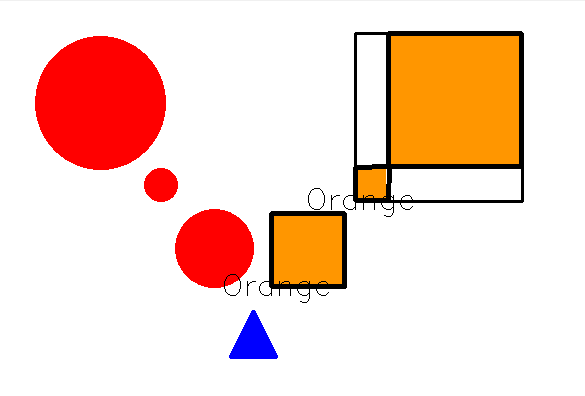
#> input picture issue.png, 585 x 396 px, given in place of test_image_1.png, which was not available
$ jupyter execute --allow-errors main.ipynb   (text cells are left out)
#> lines starting #> are read from the running program, lines starting #| are printed output that depends on the picture; after the words box and inside, x2 and y2 are one past the last pixel; in counts of white or black regions, pixels touching at a corner belong together; pictures that were not available may be replaced by others from this repository, and a replacement may not be noted
#> further down, img is the input picture: shape (396, 585, 3); mean B, G, R 202.8, 215.4, 246.7
[cell 1]
'''
*****************************************************************************************
*
*        		===============================================
*           		Berryminator (BM) Theme (eYRC 2021-22)
*        		===============================================
*
*  This script is to implement Task 1A of Berryminator(BM) Theme (eYRC 2021-22).
*
*  This software is made available on an "AS IS WHERE IS BASIS".
*  Licensee/end user indemnifies and will keep e-Yantra indemnified from
*  any and all claim(s) that emanate from the use of the Software or
*  breach of the terms of this agreement.
*
*****************************************************************************************
'''

# Team ID:			BM_1424
# Author List:		Uzma Khan, Shairin Meraj, Abbas Haider, Faizan Choudhary
# Filename:			task_1a.py
# Functions:		detect_shapes, get_labeled_image,
# 					[ Comma separated list of functions in this file ]


####################### IMPORT MODULES #######################
## You are not allowed to make any changes in this section. ##
## You have to implement this task with the three available ##
## modules for this task (numpy, opencv, os)                ##
##############################################################
import cv2
import numpy as np
import os
##############################################################

################# ADD UTILITY FUNCTIONS HERE #################

def centroid(contour):
    """
    Purpose:
    ---
    This function takes contour as an argument and returns a list containing
    the x and y values of the centroid

    Input Arguments:
    ---
    `contour` : [ numpy array ]
            numpy array of (x, y) coordinates of boundary points of the object.

    Returns:
    ---
    `centroid` : [ list ]
            list of (x,y) coordinates of the centroid of contours
    """

    centroid = []

    M = cv2.moments(contour)
    if M['m00'] != 0.0:
        cx = int(M['m10']/M['m00'])
        cy = int(M['m01']/M['m00'])

        centroid.append((cx,cy))

    return centroid


def colors_detected(img):
    """
    Purpose:
    ---
    This function takes the image as argument and returns a dictionary
    denoting the color of the shapes in the image.

    Input Arguments:
    ---
    `img` : [ numpy array ]
            numpy array of image returned by cv2 library

    Returns:
    ---
    `detected_colors` : {dictionary}
            dictionary containing details of colors present in image
    """

    detected_colors = {}

    # Convert BGR to HSV
    hsv_frame = cv2.cvtColor(img, cv2.COLOR_BGR2HSV)

    # defining color ranges

    # red color range
    low_red = np.array([0, 150, 50], np.uint8)
    high_red = np.array([10, 255, 255], np.uint8)
    red_mask = cv2.inRange(hsv_frame, low_red, high_red)

    # blue color range
    low_blue = np.array([94, 80, 2], np.uint8)
    high_blue = np.array([126, 255, 255], np.uint8)
    blue_mask = cv2.inRange(hsv_frame, low_blue, high_blue)

    # green color range
    low_green = np.array([36, 25, 25], np.uint8)
    high_green = np.array([70, 255, 255], np.uint8)
    green_mask = cv2.inRange(hsv_frame, low_green, high_green)

    # orange color range
    low_orange = np.array([15, 150, 50], np.uint8)
    high_orange = np.array([25, 255, 255], np.uint8)
    orange_mask = cv2.inRange(hsv_frame, low_orange, high_orange)

    # Morphological Transform: Dilation, to remove noises from the images and performing bitwise_and function to specifically detect a particular color.

    kernal = np.ones((6, 6), "uint8")

    # For red color
    red_mask = cv2.dilate(red_mask, kernal)

    # For green color
    green_mask = cv2.dilate(green_mask, kernal)

    # For blue color
    blue_mask = cv2.dilate(blue_mask, kernal)

    # For orange color
    orange_mask = cv2.dilate(orange_mask, kernal)

    # Contours for color detection

    # Creating contour to track red color
    red_contours, _ = cv2.findContours(red_mask, cv2.RETR_TREE, cv2.CHAIN_APPROX_SIMPLE)

    # Creating contour to track green color
    green_contours, _ = cv2.findContours(green_mask, cv2.RETR_TREE, cv2.CHAIN_APPROX_SIMPLE)

    # Creating contour to track blue color
    blue_contours, _ = cv2.findContours(blue_mask, cv2.RETR_TREE, cv2.CHAIN_APPROX_SIMPLE)

    # Creating contour to track orange color
    orange_contours, _ = cv2.findContours(orange_mask, cv2.RETR_TREE, cv2.CHAIN_APPROX_SIMPLE)

    # RED
    for contour in red_contours:
        area = cv2.contourArea(contour)
        if(area > 300):
            centroids = centroid(contour)

            # centroid
            cx = centroids[0][0]
            cy = centroids[0][1]

            detected_colors[cx,cy] = ['Red']

    #GREEN
    for contour in green_contours:
        area = cv2.contourArea(contour)
        if(area > 300):
            centroids = centroid(contour)

            # centroid
            cx = centroids[0][0]
            cy = centroids[0][1]


            detected_colors[cx,cy] = ['Green']

    #BLUE
    for contour in blue_contours:
        area = cv2.contourArea(contour)
        if(area > 300):
            centroids = centroid(contour)

            # centroid
            cx = centroids[0][0]
            cy = centroids[0][1]


            detected_colors[cx,cy] = ['Blue']

    #ORANGE
    for contour in orange_contours:
        area = cv2.contourArea(contour)
        if(area > 300):
            centroids = centroid(contour)

            # centroid
            cx = centroids[0][0]
            cy = centroids[0][1]


            detected_colors[cx,cy] = ['Orange']

    return detected_colors


def shapes(img):
    """
    Purpose:
    ---
    This function takes the image as argument and returns a dictionary
    denoting the shapes in the image.

    Input Arguments:
    ---
    `img` : [ numpy array ]
            numpy array of image returned by cv2 library

    Returns:
    ---
    `img_shapes` : {dictionary}
            dictionary containing details of shapes present in image
    """

    img_shapes = {}

    image = cv2.cvtColor(img, cv2.COLOR_BGR2GRAY)

    # Thresholding
    _, threshold = cv2.threshold(image, 200, 255, cv2.THRESH_BINARY)

    # Contouring
    contours,_ = cv2.findContours(threshold, cv2.RETR_TREE, cv2.CHAIN_APPROX_SIMPLE)

    #to loop over the contours
    i=0
    for cnt in contours:

        # ignoring first counter because
        # findcontour function detects whole image as one shape
        if i==0:
            i=1
            continue

        # approximating
        approx = cv2.approxPolyDP(cnt, 0.025*cv2.arcLength(cnt, True), True)

        # centroid
        centroids = centroid(cnt)

        cx = centroids[0][0]
        cy = centroids[0][1]

        # putting shape names corresponding to centroid key
        if len(approx) == 3:
            img_shapes[cx,cy] = ['Triangle']

        elif len(approx) == 4:

            # for distinguishing between rectangle and square
            x, y, w, h = cv2.boundingRect(approx)

            aspectRatio = float (w)/h
            if aspectRatio >= 0.95 and aspectRatio <= 1.05:
                img_shapes[cx,cy] = ['Square']
            else:
                img_shapes[cx,cy] = ['Rectangle']

        elif (len(approx) == 5):
             img_shapes[cx,cy] = ['Pentagon']

        else:
             img_shapes[cx,cy] = ['Circle']

    return img_shapes


##############################################################

def detect_shapes(img):

	"""
	Purpose:
	---
	This function takes the image as an argument and returns a nested list
	containing details of colored (non-white) shapes in that image

	Input Arguments:
	---
	`img` :	[ numpy array ]
			numpy array of image returned by cv2 library

	Returns:
	---
	`detected_shapes` : [ list ]
			nested list containing details of colored (non-white)
			shapes present in image

	Example call:
	---
	shapes = detect_shapes(img)
	"""
	detected_shapes = []

	##############	ADD YOUR CODE HERE	##############

	color = colors_detected(img)
#> in colors_detected, `hsv_frame = cv2.cvtColor(img, cv2.COLOR_BGR2HSV)`: hsv_frame: shape (396, 585, 3); mean H, S, V 2.4, 46.9, 248.2
#> in colors_detected, `red_mask = cv2.inRange(hsv_frame, low_red, high_red)`:
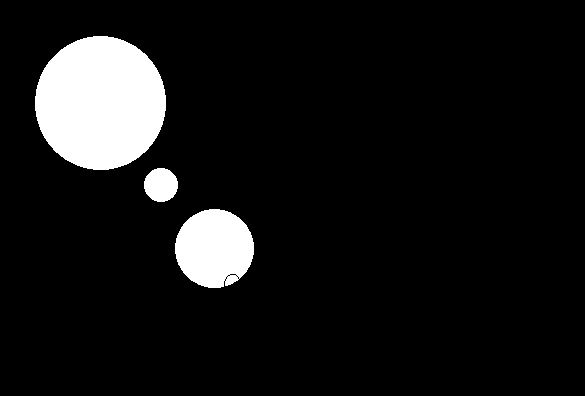
#> red_mask: shape (396, 585); 8.4% white; 3 white regions, box (x1, y1, x2, y2) and area: (35, 36, 166, 170) 13764, (175, 209, 254, 288) 4858, (144, 168, 178, 202) 906
#> in colors_detected, `blue_mask = cv2.inRange(hsv_frame, low_blue, high_blue)`:
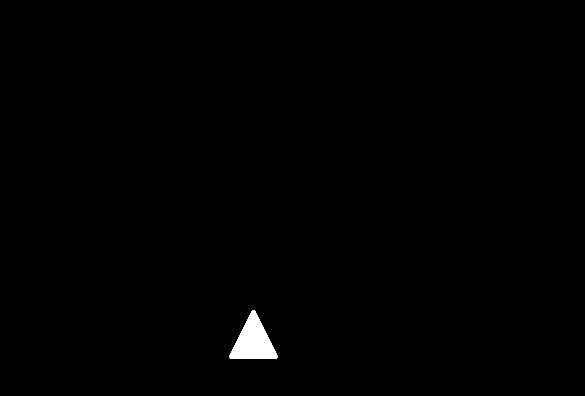
#> blue_mask: shape (396, 585); 0.58% white; 1 white region, box (x1, y1, x2, y2) and area: (229, 310, 278, 359) 1341
#> in colors_detected, `green_mask = cv2.inRange(hsv_frame, low_green, high_green)`: green_mask: shape (396, 585); every value is 0
#> in colors_detected, `orange_mask = cv2.inRange(hsv_frame, low_orange, high_orange)`:
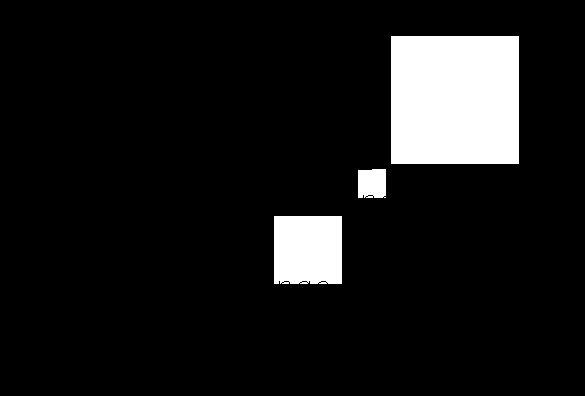
#> orange_mask: shape (396, 585); 9.4% white; 3 white regions, box (x1, y1, x2, y2) and area: (391, 36, 519, 164) 16384, (274, 216, 342, 284) 4588, (358, 169, 386, 198) 782
#> in colors_detected, `red_mask = cv2.dilate(red_mask, kernal)`:
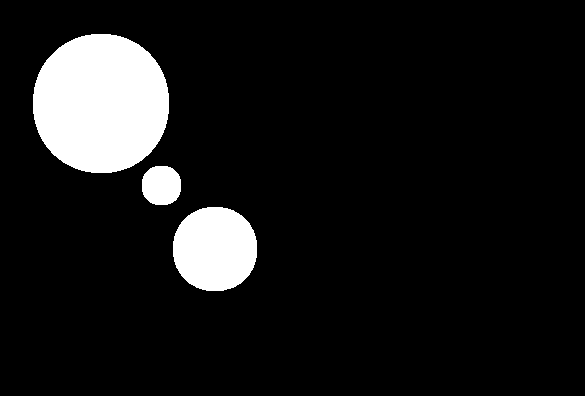
#> red_mask: shape (396, 585); 9.5% white; 3 white regions, box (x1, y1, x2, y2) and area: (33, 34, 169, 173) 15114, (173, 207, 257, 291) 5695, (142, 166, 181, 205) 1271
#> in colors_detected, `blue_mask = cv2.dilate(blue_mask, kernal)`:
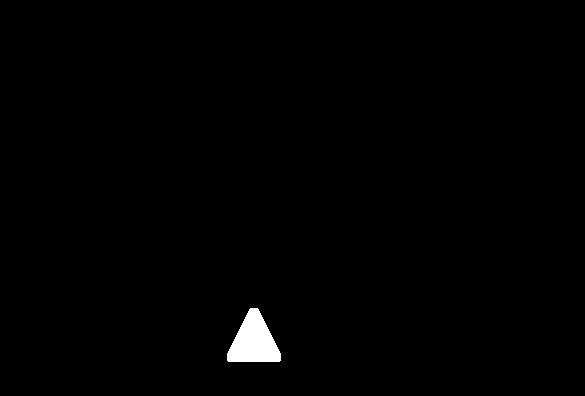
#> blue_mask: shape (396, 585); 0.8% white; 1 white region, box (x1, y1, x2, y2) and area: (227, 308, 281, 362) 1856
#> in colors_detected, `orange_mask = cv2.dilate(orange_mask, kernal)`:
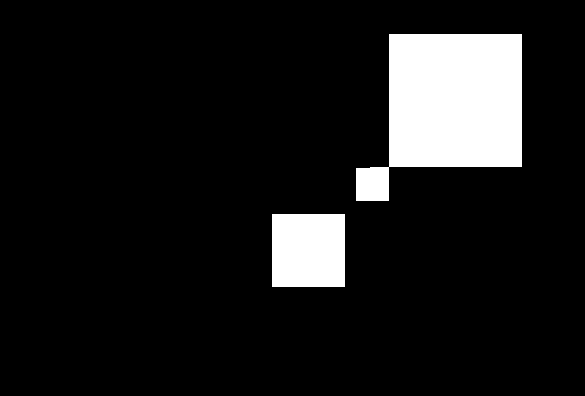
#> orange_mask: shape (396, 585); 10.4% white; 2 white regions
#> in colors_detected, `red_contours, _ = cv2.findContours(red_mask, cv2.RETR_TREE, cv2.CHAIN_..`: red_contours = 3 contours; box (x1, y1, x2, y2) and area: (33, 34, 169, 173) 14916, (173, 207, 257, 291) 5574, (142, 166, 181, 205) 1214
#> in colors_detected, `green_contours, _ = cv2.findContours(green_mask, cv2.RETR_TREE, cv2.CH..`: green_contours = []
#> in colors_detected, `blue_contours, _ = cv2.findContours(blue_mask, cv2.RETR_TREE, cv2.CHAI..`: blue_contours = 1 contour; box (x1, y1, x2, y2) and area: (227, 308, 281, 362) 1773
#> in colors_detected, `orange_contours, _ = cv2.findContours(orange_mask, cv2.RETR_TREE, cv2...`: orange_contours = 2 contours; box (x1, y1, x2, y2) and area: (356, 34, 522, 201) 18466, (272, 214, 345, 287) 5184
#> the loop in colors_detected, `for contour in red_contours:` made 3 passes
#> (area, cx, cy) on passes 1 to 3: (5574, 214, 248), (1213.5, 161, 185), (14916.5, 100, 103)
#> after the loop in colors_detected, `for contour in red_contours:`: detected_colors = {(214, 248): ['Red'], (161, 185): ['Red'], (100, 103): ['Red']}
#> the loop in colors_detected, `for contour in blue_contours:` made 1 pass
#> (area, cx, cy) on pass 1: (1773, 253, 341)
#> after the loop in colors_detected, `for contour in blue_contours:`: detected_colors = {(214, 248): ['Red'], (161, 185): ['Red'], (100, 103): ['Red'], (253, 341): ['Blue']}
#> the loop in colors_detected, `for contour in orange_contours:` made 2 passes
#> (area, cx, cy) on pass 1: (5184, 308, 250)
#> (area, cx, cy) on pass 2: (18466.5, 450, 104)
#> after the loop in colors_detected, `for contour in orange_contours:`: detected_colors = {(214, 248): ['Red'], (161, 185): ['Red'], (100, 103): ['Red'], (253, 341): ['Blue'], (308, 250): ['Orange'], (450, 104): ['Orange']}

	shape = shapes(img)

	keys_color = list(color.keys())

	keys_shape = list(shape.keys())


	for key_shp in keys_shape:

		details_list = []
		cx_key = key_shp[0]
		cy_key = key_shp[1]

    # error inclusion of 1% to account for key matching with color and shape dicts
		upper_cx = 1.01 * cx_key
		lower_cx = 0.99 * cx_key

		upper_cy = 1.01 * cy_key
		lower_cy = 0.99 * cy_key

		for key_clr in keys_color:
			cx_k = key_clr[0]
			cy_k = key_clr[1]

			if (lower_cx <= cx_k <= upper_cx or lower_cy <= cy_k <= upper_cy):
				temp1 = (cx_k, cy_k)
				temp2 = (cx_key, cy_key)
				details_list.append(color.get(temp1)[0])
				details_list.append(shape.get(temp2)[0])
				details_list.append(temp2)
				detected_shapes.append(details_list)
                # upper bound to prevent list items to go beyond 3 elements
				if len(details_list) == 3 :
					break


	##################################################

	return detected_shapes

def get_labeled_image(img, detected_shapes):
	######### YOU ARE NOT ALLOWED TO MAKE CHANGES TO THIS FUNCTION #########
	"""
	Purpose:
	---
	This function takes the image and the detected shapes list as an argument
	and returns a labelled image

	Input Arguments:
	---
	`img` :	[ numpy array ]
			numpy array of image returned by cv2 library

	`detected_shapes` : [ list ]
			nested list containing details of colored (non-white)
			shapes present in image

	Returns:
	---
	`img` :	[ numpy array ]
			labelled image

	Example call:
	---
	img = get_labeled_image(img, detected_shapes)
	"""
	######### YOU ARE NOT ALLOWED TO MAKE CHANGES TO THIS FUNCTION #########

	for detected in detected_shapes:
		colour = detected[0]
		shape = detected[1]
		coordinates = detected[2]
		cv2.putText(img, str((colour, shape)),coordinates, cv2.FONT_HERSHEY_SIMPLEX, 0.5, (0,0,0), 2)
	return img

#> (the rest of this cell did not finish here and is left out)

#> in detect_shapes, `color = colors_detected(img)`: color has the same summary as detected_colors in colors_detected
#> in shapes, `image = cv2.cvtColor(img, cv2.COLOR_BGR2GRAY)`:
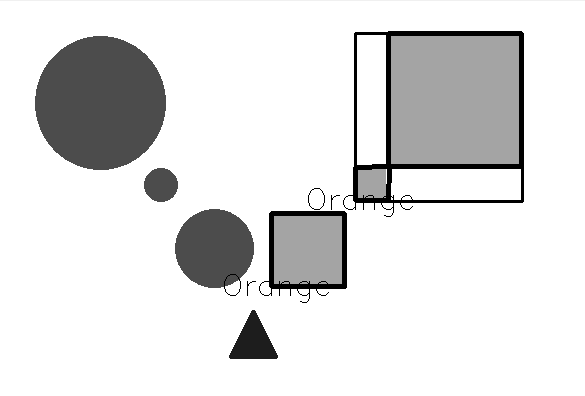
#> image: shape (396, 585); min 0, max 255, mean 223.3
#> in shapes, `_, threshold = cv2.threshold(image, 200, 255, cv2.THRESH_BINARY)`:
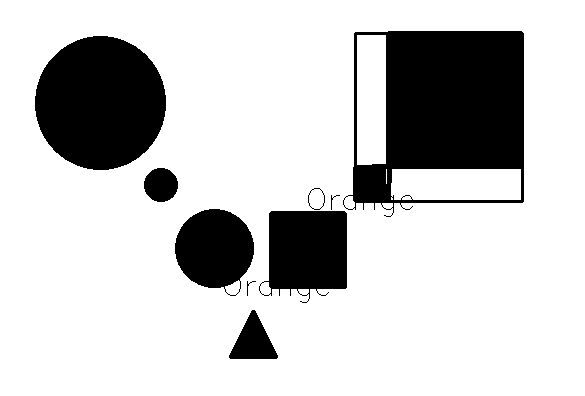
#> threshold: shape (396, 585); 79% white; 9 black regions
#> in shapes, `contours,_ = cv2.findContours(threshold, cv2.RETR_TREE, cv2.CHAIN_APPR..`: contours = 103 contours, 92 with area under 20; largest, box (x1, y1, x2, y2) and area: (0, 0, 585, 396) 230680, (347, 30, 525, 214) 29648, (34, 35, 167, 171) 13952, (263, 210, 348, 300) 6301, (174, 208, 255, 290) 4998
#> the loop in shapes, `for cnt in contours:` made 102 passes
#> (approx, cx, cy, x, y, w, h, aspectRatio) on passes 4, 11, 13, 15, 17, 19, 20, 21: ([[306, 301], [307, 300], [308, 301], [307, 302]], 307, 301, 306, 300, 3, 3, 1), ([[325, 294], [326, 293], [327, 294], [326, 295]], 326, 294, 325, 293, 3, 3, 1), ([[306, 294], [307, 293], [308, 294], [307, 295]], 307, 294, 306, 293, 3, 3, 1), ([[268, 294], [269, 293], [270, 294], [269, 295]], 269, 294, 268, 293, 3, 3, 1), ([[235, 294], [236, 293], [237, 294], [236, 295]], 236, 294, 235, 293, 3, 3, 1), ([[326, 293], [327, 292], [328, 293], [327, 294]], 327, 293, 326, 292, 3, 3, 1), ([[317, 293], [318, 292], [319, 293], [318, 294]], 318, 293, 317, 292, 3, 3, 1), ([[298, 293], [299, 292], [300, 293], [299, 294]], 299, 293, 298, 292, 3, 3, 1)
#> (cx, cy, x, y, w, h, aspectRatio) on passes 61 to 66: (402, 207, 401, 206, 3, 3, 1), (383, 207, 382, 206, 3, 3, 1), (345, 207, 344, 206, 3, 3, 1), (321, 207, 320, 206, 3, 3, 1), (311, 207, 310, 206, 3, 3, 1), (412, 206, 411, 205, 3, 3, 1)
#> after the loop in shapes, `for cnt in contours:`: i = 1; img_shapes = 100 items
	print(detected_shapes)

	# display image with labeled shapes
	img = get_labeled_image(img, detected_shapes)
	cv2.imshow("labeled_image", img)
	cv2.waitKey(2000)
	cv2.destroyAllWindows()

	choice = input('\nDo you want to run your script on all test images ? => "y" or "n": ')

	if choice == 'y':

		for file_num in range(1, 16):

			# path to test image file
			img_file_path = img_dir_path + 'test_image_' + str(file_num) + '.png'

			# read image using opencv
			img = cv2.imread(img_file_path)

			print('\n============================================')
			print('\nFor test_image_' + str(file_num) + '.png')

			# detect shape properties from image
			detected_shapes = detect_shapes(img)
			print(detected_shapes)

			# display image with labeled shapes
			img = get_labeled_image(img, detected_shapes)
			cv2.imshow("labeled_image", img)
			cv2.waitKey(2000)
			cv2.destroyAllWindows()
